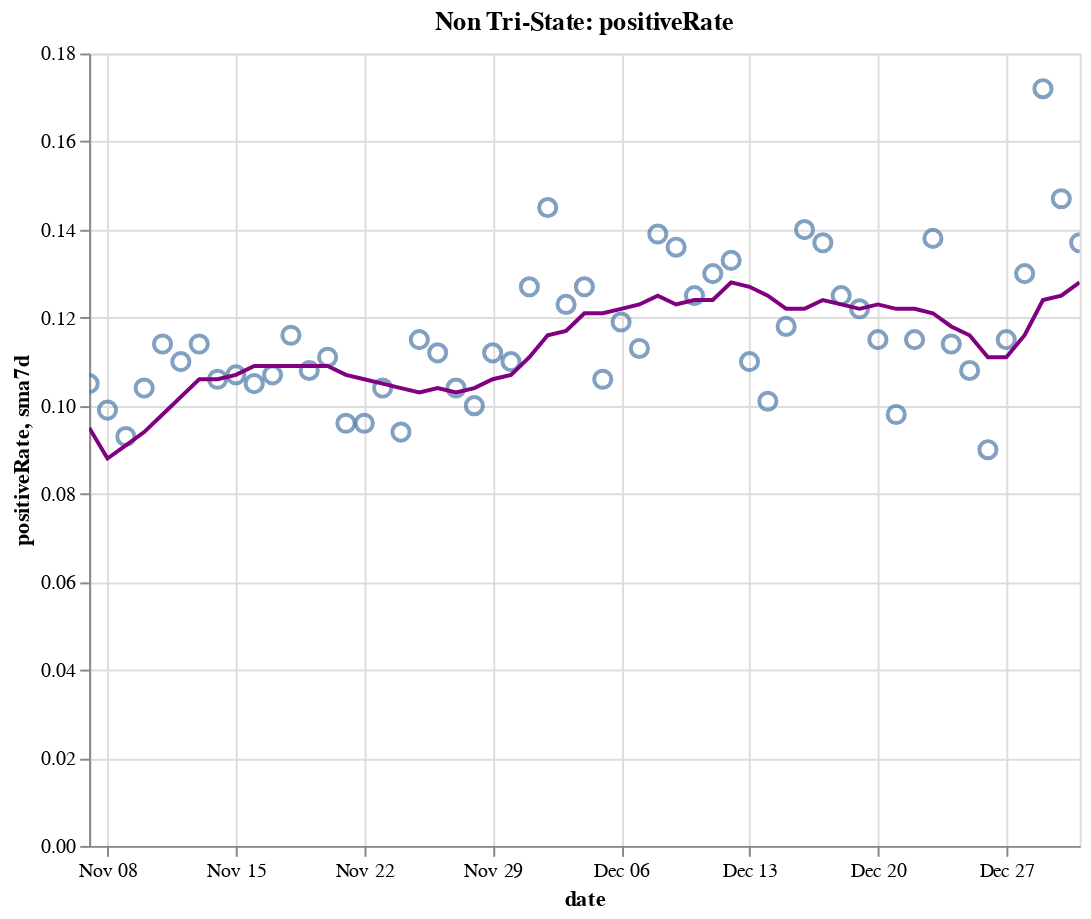

The notebook cell this image was saved under:
### Code cell
create_plot(non_tristate, 'positiveRate')

### Figure 1 — Vega-Lite specification as saved in the notebook (floating-point values rounded to 4 significant figures)
{"config": {"view": {"continuousWidth": 400, "continuousHeight": 300}}, "layer": [{"layer": [{"mark": {"type": "point", "size": 75}, "encoding": {"tooltip": [{"type": "temporal", "field": "date"}, {"type": "quantitative", "field": "positiveRate"}, {"type": "quantitative", "field": "sma7d"}], "x": {"type": "temporal", "field": "date"}, "y": {"type": "quantitative", "field": "positiveRate"}}, "selection": {"selector016": {"type": "interval", "bind": "scales", "encodings": ["x", "y"]}}}, {"mark": {"type": "line", "color": "purple"}, "encoding": {"x": {"type": "temporal", "field": "date"}, "y": {"type": "quantitative", "field": "sma7d"}}}]}, {"mark": {"type": "rule", "color": "#aaa"}, "encoding": {"x": {"type": "temporal", "field": "date"}}, "transform": [{"filter": {"selection": "selector015"}}]}, {"mark": "circle", "encoding": {"opacity": {"condition": {"value": 1, "selection": "selector015"}, "value": 0}, "tooltip": [{"type": "temporal", "field": "date"}, {"type": "quantitative", "field": "positiveRate"}, {"type": "quantitative", "field": "sma7d"}], "x": {"type": "temporal", "field": "date"}, "y": {"type": "quantitative", "field": "positiveRate"}}, "selection": {"selector015": {"type": "single", "encodings": ["x"], "on": "mouseover", "nearest": true, "empty": "none"}}}, {"mark": {"type": "text", "align": "left", "dx": 5, "dy": -5, "stroke": "white", "strokeWidth": 2}, "encoding": {"text": {"type": "quantitative", "field": "positiveRate"}, "tooltip": [{"type": "temporal", "field": "date"}, {"type": "quantitative", "field": "positiveRate"}, {"type": "quantitative", "field": "sma7d"}], "x": {"type": "temporal", "field": "date"}, "y": {"type": "quantitative", "field": "positiveRate"}}, "transform": [{"filter": {"selection": "selector015"}}]}, {"mark": {"type": "text", "align": "left", "dx": 5, "dy": -5}, "encoding": {"text": {"type": "quantitative", "field": "positiveRate"}, "tooltip": [{"type": "temporal", "field": "date"}, {"type": "quantitative", "field": "positiveRate"}, {"type": "quantitative", "field": "sma7d"}], "x": {"type": "temporal", "field": "date"}, "y": {"type": "quantitative", "field": "positiveRate"}}, "transform": [{"filter": {"selection": "selector015"}}]}], "data": {"name": "data-26519d264cca1ec1bf50c64e02ae20d9"}, "height": 400, "title": "Non Tri-State: positiveRate", "width": 500, "$schema": "https://vega.github.io/schema/vega-lite/v4.8.1.json", "datasets": {"data-26519d264cca1ec1bf50c64e02ae20d9": [{"date": "2020-11-07T00:00:00", "totalTestResultsIncrease": 1185000.0, "positiveIncrease": 124500.0, "death": 182600.0, "deathIncrease": 1105.0, "positiveRate": 0.105, "state": "Non Tri-State", "sma7d": 0.095}, {"date": "2020-11-08T00:00:00", "totalTestResultsIncrease": 1071000.0, "positiveIncrease": 106200.0, "death": 183100.0, "deathIncrease": 478.0, "positiveRate": 0.099, "state": "Non Tri-State", "sma7d": 0.088}, {"date": "2020-11-09T00:00:00", "totalTestResultsIncrease": 1173000.0, "positiveIncrease": 109000.0, "death": 183600.0, "deathIncrease": 516.0, "positiveRate": 0.093, "state": "Non Tri-State", "sma7d": 0.091}, {"date": "2020-11-10T00:00:00", "totalTestResultsIncrease": 1189000.0, "positiveIncrease": 123200.0, "death": 184900.0, "deathIncrease": 1295.0, "positiveRate": 0.104, "state": "Non Tri-State", "sma7d": 0.094}, {"date": "2020-11-11T00:00:00", "totalTestResultsIncrease": 1217000.0, "positiveIncrease": 138500.0, "death": 186400.0, "deathIncrease": 1534.0, "positiveRate": 0.114, "state": "Non Tri-State", "sma7d": 0.098}, {"date": "2020-11-12T00:00:00", "totalTestResultsIncrease": 1342000.0, "positiveIncrease": 147100.0, "death": 187500.0, "deathIncrease": 1053.0, "positiveRate": 0.11, "state": "Non Tri-State", "sma7d": 0.102}, {"date": "2020-11-13T00:00:00", "totalTestResultsIncrease": 1413000.0, "positiveIncrease": 161700.0, "death": 188700.0, "deathIncrease": 1242.0, "positiveRate": 0.114, "state": "Non Tri-State", "sma7d": 0.106}, {"date": "2020-11-14T00:00:00", "totalTestResultsIncrease": 1478000.0, "positiveIncrease": 156800.0, "death": 190000.0, "deathIncrease": 1302.0, "positiveRate": 0.106, "state": "Non Tri-State", "sma7d": 0.106}, {"date": "2020-11-15T00:00:00", "totalTestResultsIncrease": 1291000.0, "positiveIncrease": 138000.0, "death": 190700.0, "deathIncrease": 660.0, "positiveRate": 0.107, "state": "Non Tri-State", "sma7d": 0.107}, {"date": "2020-11-16T00:00:00", "totalTestResultsIncrease": 1316000.0, "positiveIncrease": 138800.0, "death": 191200.0, "deathIncrease": 547.0, "positiveRate": 0.105, "state": "Non Tri-State", "sma7d": 0.109}, {"date": "2020-11-17T00:00:00", "totalTestResultsIncrease": 1376000.0, "positiveIncrease": 147700.0, "death": 192700.0, "deathIncrease": 1482.0, "positiveRate": 0.107, "state": "Non Tri-State", "sma7d": 0.109}, {"date": "2020-11-18T00:00:00", "totalTestResultsIncrease": 1338000.0, "positiveIncrease": 155700.0, "death": 194500.0, "deathIncrease": 1796.0, "positiveRate": 0.116, "state": "Non Tri-State", "sma7d": 0.109}, {"date": "2020-11-19T00:00:00", "totalTestResultsIncrease": 1612000.0, "positiveIncrease": 174700.0, "death": 196400.0, "deathIncrease": 1933.0, "positiveRate": 0.108, "state": "Non Tri-State", "sma7d": 0.109}, {"date": "2020-11-20T00:00:00", "totalTestResultsIncrease": 1661000.0, "positiveIncrease": 184700.0, "death": 198300.0, "deathIncrease": 1813.0, "positiveRate": 0.111, "state": "Non Tri-State", "sma7d": 0.109}, {"date": "2020-11-21T00:00:00", "totalTestResultsIncrease": 1789000.0, "positiveIncrease": 172200.0, "death": 199700.0, "deathIncrease": 1486.0, "positiveRate": 0.096, "state": "Non Tri-State", "sma7d": 0.107}, {"date": "2020-11-22T00:00:00", "totalTestResultsIncrease": 1502000.0, "positiveIncrease": 144000.0, "death": 200600.0, "deathIncrease": 871.0, "positiveRate": 0.096, "state": "Non Tri-State", "sma7d": 0.106}, {"date": "2020-11-23T00:00:00", "totalTestResultsIncrease": 1338000.0, "positiveIncrease": 139000.0, "death": 201400.0, "deathIncrease": 771.0, "positiveRate": 0.104, "state": "Non Tri-State", "sma7d": 0.105}, {"date": "2020-11-24T00:00:00", "totalTestResultsIncrease": 1654000.0, "positiveIncrease": 154700.0, "death": 203400.0, "deathIncrease": 1998.0, "positiveRate": 0.094, "state": "Non Tri-State", "sma7d": 0.104}, {"date": "2020-11-25T00:00:00", "totalTestResultsIncrease": 1518000.0, "positiveIncrease": 175000.0, "death": 205500.0, "deathIncrease": 2127.0, "positiveRate": 0.115, "state": "Non Tri-State", "sma7d": 0.103}, {"date": "2020-11-26T00:00:00", "totalTestResultsIncrease": 1044000.0, "positiveIncrease": 117300.0, "death": 206800.0, "deathIncrease": 1281.0, "positiveRate": 0.112, "state": "Non Tri-State", "sma7d": 0.104}, {"date": "2020-11-27T00:00:00", "totalTestResultsIncrease": 1737000.0, "positiveIncrease": 181500.0, "death": 208100.0, "deathIncrease": 1301.0, "positiveRate": 0.104, "state": "Non Tri-State", "sma7d": 0.103}, {"date": "2020-11-28T00:00:00", "totalTestResultsIncrease": 1413000.0, "positiveIncrease": 141300.0, "death": 209300.0, "deathIncrease": 1184.0, "positiveRate": 0.1, "state": "Non Tri-State", "sma7d": 0.104}, {"date": "2020-11-29T00:00:00", "totalTestResultsIncrease": 1124000.0, "positiveIncrease": 125700.0, "death": 210000.0, "deathIncrease": 752.0, "positiveRate": 0.112, "state": "Non Tri-State", "sma7d": 0.106}, {"date": "2020-11-30T00:00:00", "totalTestResultsIncrease": 1211000.0, "positiveIncrease": 133900.0, "death": 210900.0, "deathIncrease": 904.0, "positiveRate": 0.11, "state": "Non Tri-State", "sma7d": 0.107}, {"date": "2020-12-01T00:00:00", "totalTestResultsIncrease": 1295000.0, "positiveIncrease": 164900.0, "death": 213300.0, "deathIncrease": 2327.0, "positiveRate": 0.127, "state": "Non Tri-State", "sma7d": 0.111}, {"date": "2020-12-02T00:00:00", "totalTestResultsIncrease": 1279000.0, "positiveIncrease": 185200.0, "death": 215900.0, "deathIncrease": 2618.0, "positiveRate": 0.145, "state": "Non Tri-State", "sma7d": 0.116}, {"date": "2020-12-03T00:00:00", "totalTestResultsIncrease": 1580000.0, "positiveIncrease": 194200.0, "death": 218600.0, "deathIncrease": 2675.0, "positiveRate": 0.123, "state": "Non Tri-State", "sma7d": 0.117}, {"date": "2020-12-04T00:00:00", "totalTestResultsIncrease": 1659000.0, "positiveIncrease": 210700.0, "death": 221000.0, "deathIncrease": 2430.0, "positiveRate": 0.127, "state": "Non Tri-State", "sma7d": 0.121}, {"date": "2020-12-05T00:00:00", "totalTestResultsIncrease": 1896000.0, "positiveIncrease": 200600.0, "death": 223300.0, "deathIncrease": 2357.0, "positiveRate": 0.106, "state": "Non Tri-State", "sma7d": 0.121}, {"date": "2020-12-06T00:00:00", "totalTestResultsIncrease": 1388000.0, "positiveIncrease": 165500.0, "death": 224400.0, "deathIncrease": 1070.0, "positiveRate": 0.119, "state": "Non Tri-State", "sma7d": 0.122}, {"date": "2020-12-07T00:00:00", "totalTestResultsIncrease": 1439000.0, "positiveIncrease": 161900.0, "death": 225500.0, "deathIncrease": 1121.0, "positiveRate": 0.113, "state": "Non Tri-State", "sma7d": 0.123}, {"date": "2020-12-08T00:00:00", "totalTestResultsIncrease": 1423000.0, "positiveIncrease": 197900.0, "death": 228100.0, "deathIncrease": 2520.0, "positiveRate": 0.139, "state": "Non Tri-State", "sma7d": 0.125}, {"date": "2020-12-09T00:00:00", "totalTestResultsIncrease": 1447000.0, "positiveIncrease": 196900.0, "death": 231000.0, "deathIncrease": 2908.0, "positiveRate": 0.136, "state": "Non Tri-State", "sma7d": 0.123}, {"date": "2020-12-10T00:00:00", "totalTestResultsIncrease": 1607000.0, "positiveIncrease": 201200.0, "death": 233900.0, "deathIncrease": 2913.0, "positiveRate": 0.125, "state": "Non Tri-State", "sma7d": 0.124}, {"date": "2020-12-11T00:00:00", "totalTestResultsIncrease": 1674000.0, "positiveIncrease": 216800.0, "death": 236400.0, "deathIncrease": 2570.0, "positiveRate": 0.13, "state": "Non Tri-State", "sma7d": 0.124}, {"date": "2020-12-12T00:00:00", "totalTestResultsIncrease": 1562000.0, "positiveIncrease": 207100.0, "death": 238800.0, "deathIncrease": 2336.0, "positiveRate": 0.133, "state": "Non Tri-State", "sma7d": 0.128}, {"date": "2020-12-13T00:00:00", "totalTestResultsIncrease": 1553000.0, "positiveIncrease": 171500.0, "death": 240100.0, "deathIncrease": 1365.0, "positiveRate": 0.11, "state": "Non Tri-State", "sma7d": 0.127}, {"date": "2020-12-14T00:00:00", "totalTestResultsIncrease": 1691000.0, "positiveIncrease": 171400.0, "death": 241300.0, "deathIncrease": 1168.0, "positiveRate": 0.101, "state": "Non Tri-State", "sma7d": 0.125}, {"date": "2020-12-15T00:00:00", "totalTestResultsIncrease": 1479000.0, "positiveIncrease": 174000.0, "death": 244000.0, "deathIncrease": 2720.0, "positiveRate": 0.118, "state": "Non Tri-State", "sma7d": 0.122}, {"date": "2020-12-16T00:00:00", "totalTestResultsIncrease": 1524000.0, "positiveIncrease": 213700.0, "death": 247200.0, "deathIncrease": 3179.0, "positiveRate": 0.14, "state": "Non Tri-State", "sma7d": 0.122}, {"date": "2020-12-17T00:00:00", "totalTestResultsIncrease": 1630000.0, "positiveIncrease": 222700.0, "death": 250400.0, "deathIncrease": 3193.0, "positiveRate": 0.137, "state": "Non Tri-State", "sma7d": 0.124}, {"date": "2020-12-18T00:00:00", "totalTestResultsIncrease": 1763000.0, "positiveIncrease": 220000.0, "death": 253100.0, "deathIncrease": 2671.0, "positiveRate": 0.125, "state": "Non Tri-State", "sma7d": 0.123}, {"date": "2020-12-19T00:00:00", "totalTestResultsIncrease": 1544000.0, "positiveIncrease": 188700.0, "death": 255600.0, "deathIncrease": 2544.0, "positiveRate": 0.122, "state": "Non Tri-State", "sma7d": 0.122}, {"date": "2020-12-20T00:00:00", "totalTestResultsIncrease": 1580000.0, "positiveIncrease": 180900.0, "death": 257100.0, "deathIncrease": 1488.0, "positiveRate": 0.115, "state": "Non Tri-State", "sma7d": 0.123}, {"date": "2020-12-21T00:00:00", "totalTestResultsIncrease": 1640000.0, "positiveIncrease": 161400.0, "death": 258400.0, "deathIncrease": 1250.0, "positiveRate": 0.098, "state": "Non Tri-State", "sma7d": 0.122}, {"date": "2020-12-22T00:00:00", "totalTestResultsIncrease": 1514000.0, "positiveIncrease": 174100.0, "death": 261300.0, "deathIncrease": 2895.0, "positiveRate": 0.115, "state": "Non Tri-State", "sma7d": 0.122}, {"date": "2020-12-23T00:00:00", "totalTestResultsIncrease": 1468000.0, "positiveIncrease": 202400.0, "death": 264300.0, "deathIncrease": 3040.0, "positiveRate": 0.138, "state": "Non Tri-State", "sma7d": 0.121}, {"date": "2020-12-24T00:00:00", "totalTestResultsIncrease": 1614000.0, "positiveIncrease": 184300.0, "death": 267000.0, "deathIncrease": 2683.0, "positiveRate": 0.114, "state": "Non Tri-State", "sma7d": 0.118}, {"date": "2020-12-25T00:00:00", "totalTestResultsIncrease": 1002000.0, "positiveIncrease": 107900.0, "death": 268400.0, "deathIncrease": 1376.0, "positiveRate": 0.108, "state": "Non Tri-State", "sma7d": 0.116}, {"date": "2020-12-26T00:00:00", "totalTestResultsIncrease": 1932000.0, "positiveIncrease": 174700.0, "death": 269600.0, "deathIncrease": 1275.0, "positiveRate": 0.09, "state": "Non Tri-State", "sma7d": 0.111}, {"date": "2020-12-27T00:00:00", "totalTestResultsIncrease": 1251000.0, "positiveIncrease": 143300.0, "death": 270900.0, "deathIncrease": 1270.0, "positiveRate": 0.115, "state": "Non Tri-State", "sma7d": 0.111}, {"date": "2020-12-28T00:00:00", "totalTestResultsIncrease": 1084000.0, "positiveIncrease": 140600.0, "death": 272100.0, "deathIncrease": 1239.0, "positiveRate": 0.13, "state": "Non Tri-State", "sma7d": 0.116}, {"date": "2020-12-29T00:00:00", "totalTestResultsIncrease": 1042000.0, "positiveIncrease": 179300.0, "death": 275200.0, "deathIncrease": 3026.0, "positiveRate": 0.172, "state": "Non Tri-State", "sma7d": 0.124}, {"date": "2020-12-30T00:00:00", "totalTestResultsIncrease": 1400000.0, "positiveIncrease": 205900.0, "death": 278700.0, "deathIncrease": 3539.0, "positiveRate": 0.147, "state": "Non Tri-State", "sma7d": 0.125}, {"date": "2020-12-31T00:00:00", "totalTestResultsIncrease": 1442000.0, "positiveIncrease": 197500.0, "death": 281700.0, "deathIncrease": 2999.0, "positiveRate": 0.137, "state": "Non Tri-State", "sma7d": 0.128}]}}
